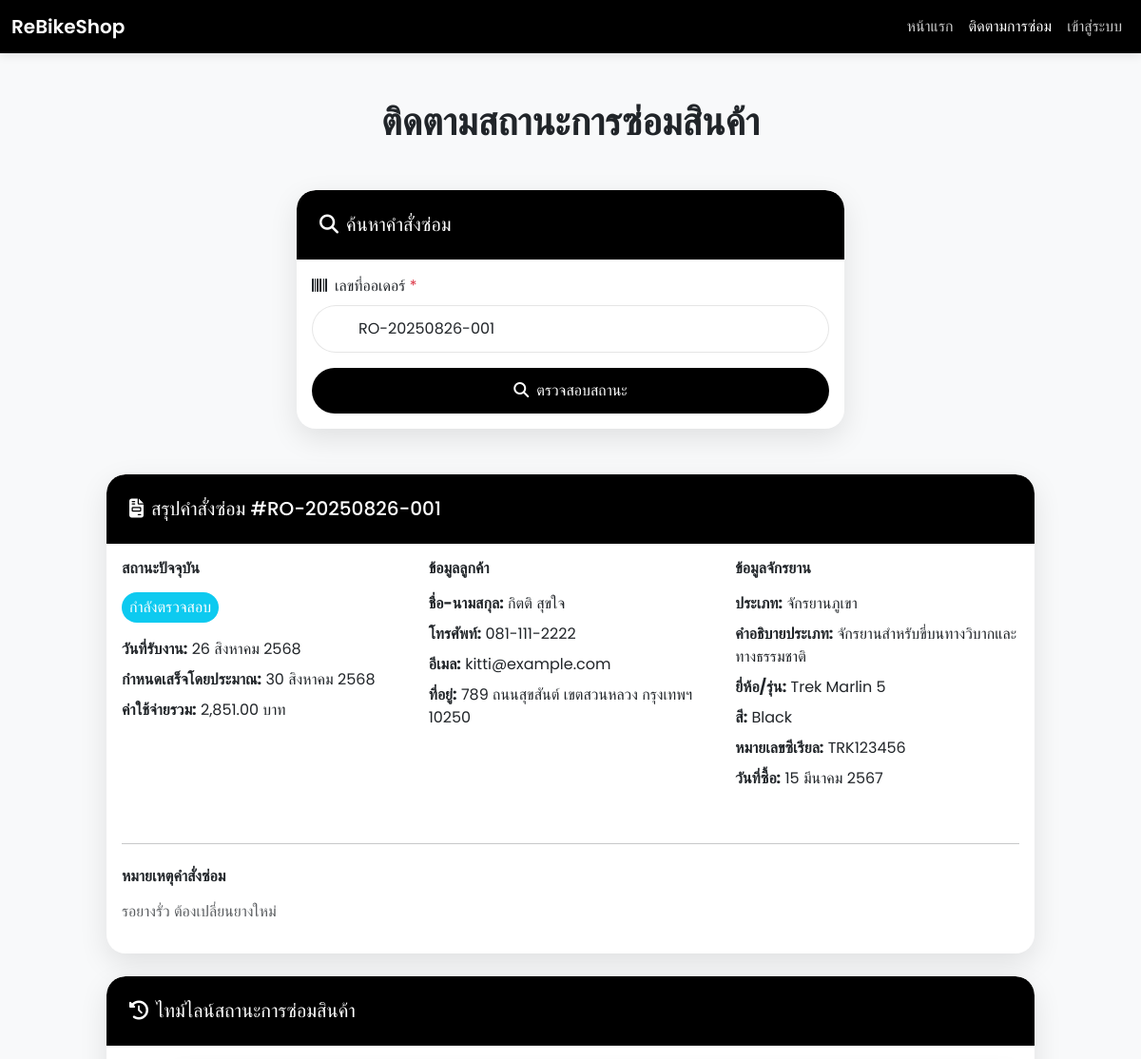
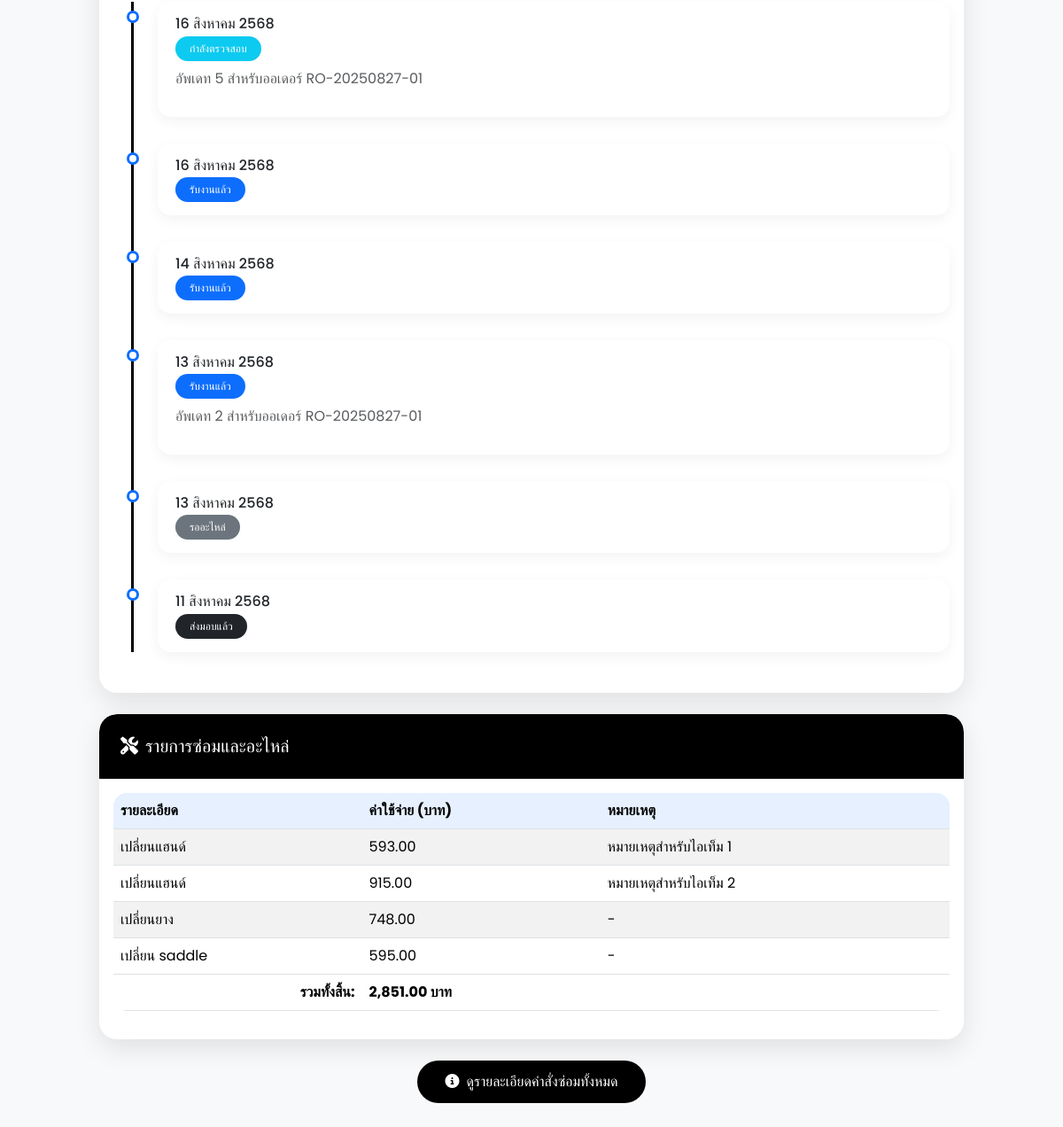
Page /customer/track.php?order_number=RO-20250826-001 (signed in) on the committed database (2 pictures, top to bottom).
### tables this page shows
CREATE TABLE `repair_orders` (
  `id` int(11) NOT NULL,
  `customer_id` int(11) NOT NULL,
  `bike_id` int(11) NOT NULL,
  `order_number` varchar(20) NOT NULL,
  `received_date` timestamp NOT NULL DEFAULT current_timestamp(),
  `estimated_completion` date DEFAULT NULL,
  `status` enum('received','diagnosing','repairing','waiting_parts','completed','delivered') DEFAULT 'received',
  `total_cost` decimal(10,2) DEFAULT NULL,
  `notes` text DEFAULT NULL,
  `created_at` timestamp NOT NULL DEFAULT current_timestamp(),
  `updated_at` timestamp NOT NULL DEFAULT current_timestamp() ON UPDATE current_timestamp(),
  `brand` varchar(100) NOT NULL,
  `model` varchar(100) DEFAULT NULL,
  `color` varchar(50) DEFAULT NULL,
  `name` varchar(255) NOT NULL DEFAULT ''
);

CREATE TABLE `status_updates` (
  `id` int(11) NOT NULL,
  `order_id` int(11) NOT NULL,
  `status` enum('received','diagnosing','repairing','waiting_parts','completed','delivered') NOT NULL,
  `update_time` timestamp NOT NULL DEFAULT current_timestamp(),
  `notes` text DEFAULT NULL
);

CREATE TABLE `customers` (
  `id` int(11) NOT NULL,
  `first_name` varchar(100) NOT NULL,
  `last_name` varchar(100) NOT NULL,
  `phone` varchar(20) NOT NULL,
  `email` varchar(100) DEFAULT NULL,
  `address` text DEFAULT NULL,
  `district` varchar(100) DEFAULT NULL,
  `province` varchar(100) DEFAULT NULL,
  `zip_code` varchar(10) DEFAULT NULL,
  `notes` text DEFAULT NULL,
  `created_at` timestamp NOT NULL DEFAULT current_timestamp(),
  `updated_at` timestamp NOT NULL DEFAULT current_timestamp() ON UPDATE current_timestamp()
);

CREATE TABLE `bike_types` (
  `id` int(11) NOT NULL,
  `name` varchar(100) NOT NULL,
  `description` text DEFAULT NULL
);

CREATE TABLE `bikes` (
  `id` int(11) NOT NULL,
  `customer_id` int(11) NOT NULL,
  `bike_type_id` int(11) DEFAULT NULL,
  `brand` varchar(100) NOT NULL,
  `model` varchar(100) DEFAULT NULL,
  `color` varchar(50) DEFAULT NULL,
  `serial_number` varchar(100) DEFAULT NULL,
  `purchase_date` date DEFAULT NULL,
  `created_at` timestamp NOT NULL DEFAULT current_timestamp()
);

CREATE TABLE `repair_items` (
  `id` int(11) NOT NULL,
  `order_id` int(11) NOT NULL,
  `description` text NOT NULL,
  `cost` decimal(10,2) NOT NULL,
  `notes` text DEFAULT NULL
);

### customer/track.php (the view, shortened to what the rows shown need)
<?php
require_once '../includes/db_connect.php';
require_once '../includes/functions.php';
$order = null;
$status_updates = [];
$repair_items = [];
$errors = [];
if ($_SERVER['REQUEST_METHOD'] === 'GET' && isset($_GET['order_number'])) {
    $order_number = trim($_GET['order_number']);
    if (empty($order_number)) {
        $errors[] = 'กรุณากรอกเลขที่ออเดอร์';
    } elseif (!preg_match('/^RO-(202[4-9][0-1][0-9][0-3][0-9])-([0-9]{3,})$/', $order_number)) {
        $errors[] = 'รูปแบบเลขที่ออเดอร์ไม่ถูกต้อง (ต้องเป็น RO-YYYYMMDD-NNN เช่น RO-20250826-001)';
    } else {
        try {
            $stmt = $pdo->prepare("
                SELECT ro.*, c.first_name, c.last_name, c.phone, c.email, c.address, c.district, c.province, c.zip_code, c.notes as customer_notes,
                       b.brand, b.model, b.color, b.serial_number, b.purchase_date, bt.name as bike_type, bt.description as bike_type_desc
                FROM repair_orders ro
                JOIN customers c ON ro.customer_id = c.id
                JOIN bikes b ON ro.bike_id = b.id
                LEFT JOIN bike_types bt ON b.bike_type_id = bt.id
                WHERE ro.order_number = :order_number
            ");
            $stmt->bindParam(':order_number', $order_number, PDO::PARAM_STR);
            $stmt->execute();
            $order = $stmt->fetch(PDO::FETCH_ASSOC);
            if (!$order) {
                $errors[] = 'ไม่พบคำสั่งซ่อมสำหรับเลขที่ออเดอร์นี้ กรุณาตรวจสอบเลขที่ออเดอร์หรือติดต่อร้านค้า';
            } else {
                $stmt_updates = $pdo->prepare("
                    SELECT su.*, ro.order_number
                    FROM status_updates su
                    JOIN repair_orders ro ON su.order_id = ro.id
                    WHERE su.order_id = :order_id
                    ORDER BY su.update_time DESC
                ");
                $stmt_updates->bindParam(':order_id', $order['id'], PDO::PARAM_INT);
                $stmt_updates->execute();
                $status_updates = $stmt_updates->fetchAll(PDO::FETCH_ASSOC);
                $stmt_items = $pdo->prepare("
                    SELECT ri.*
                    FROM repair_items ri
                    JOIN repair_orders ro ON ri.order_id = ro.id
                    WHERE ri.order_id = :order_id
                ");
                $stmt_items->bindParam(':order_id', $order['id'], PDO::PARAM_INT);
                $stmt_items->execute();
                $repair_items = $stmt_items->fetchAll(PDO::FETCH_ASSOC);
            }
        } catch (PDOException $e) {
            error_log("Database error: " . $e->getMessage());
            $errors[] = 'เกิดข้อผิดพลาดในการเชื่อมต่อฐานข้อมูล กรุณาลองใหม่ภายหลังหรือติดต่อร้านค้า';
        }
    }
}
if (!function_exists('getStatusColor')) {
    function getStatusColor($status) {
        $colors = [
            'received' => 'bg-primary',
            'diagnosing' => 'bg-info',
            'repairing' => 'bg-warning',
            'waiting_parts' => 'bg-secondary',
            'completed' => 'bg-success',
            'delivered' => 'bg-dark'
        ];
        return $colors[$status] ?? 'bg-secondary';
    }
}
?>
<!DOCTYPE html>
<html lang="th">
<head>
    <link href="https://cdn.jsdelivr.net/npm/bootstrap@5.3.3/dist/css/bootstrap.min.css" rel="stylesheet">
    <link href="https://cdnjs.cloudflare.com/ajax/libs/font-awesome/6.5.1/css/all.min.css" rel="stylesheet">
</head>
<body class="d-flex flex-column min-vh-100">
    <div class="container my-5 flex-grow-1">
        <h1 class="text-center mb-5 fw-bold">ติดตามสถานะการซ่อมสินค้า</h1>
        <?php if ($order): ?>
            <div class="row mt-5 justify-content-center">
                <div class="col-md-10">
                    <div class="card mb-4">
                        <div class="card-header">
                            <h5 class="mb-0"><i class="fas fa-file-invoice me-2"></i>สรุปคำสั่งซ่อม #<?php echo htmlspecialchars($order['order_number']); ?></h5>
                        </div>
                        <div class="card-body">
                            <div class="row">
                                <div class="col-md-4 mb-4">
                                    <h6 class="fw-bold mb-3">สถานะปัจจุบัน</h6>
                                    <span class="badge <?php echo getStatusColor($status_updates[0]['status'] ?? $order['status']); ?> p-2 fs-6">
                                        <?php echo getStatusThai($status_updates[0]['status'] ?? $order['status']); ?>
                                    </span>
                                    <p class="mt-3 mb-2"><strong>วันที่รับงาน:</strong> <?php echo thai_date($order['received_date'], 'full'); ?></p>
                                    <?php if ($order['estimated_completion'] && $order['estimated_completion'] !== '0000-00-00'): ?>
                                        <p class="mb-2"><strong>กำหนดเสร็จโดยประมาณ:</strong> <?php echo thai_date($order['estimated_completion']); ?></p>
                                    <?php endif; ?>
                                    <?php if ($order['total_cost'] !== null): ?>
                                        <p class="mb-2"><strong>ค่าใช้จ่ายรวม:</strong> <?php echo number_format($order['total_cost'], 2); ?> บาท</p>
                                    <?php else: ?>
                                        <p class="mb-2"><strong>ค่าใช้จ่ายรวม:</strong> รอการคำนวณ</p>
                                    <?php endif; ?>
                                </div>
                                <div class="col-md-4 mb-4">
                                    <h6 class="fw-bold mb-3">ข้อมูลลูกค้า</h6>
                                    <p class="mb-2"><strong>ชื่อ-นามสกุล:</strong> <?php echo htmlspecialchars($order['first_name'] . ' ' . $order['last_name']); ?></p>
                                    <p class="mb-2"><strong>โทรศัพท์:</strong> <?php echo htmlspecialchars($order['phone']); ?></p>
                                    <?php if (!empty($order['email'])): ?>
                                        <p class="mb-2"><strong>อีเมล:</strong> <?php echo htmlspecialchars($order['email']); ?></p>
                                    <?php endif; ?>
                                    <p class="mb-2"><strong>ที่อยู่:</strong> <?php echo htmlspecialchars(($order['address'] ?? '') . ' ' . ($order['district'] ?? '') . ' ' . ($order['province'] ?? '') . ' ' . ($order['zip_code'] ?? '')); ?></p>
                                </div>
                                <div class="col-md-4 mb-4">
                                    <h6 class="fw-bold mb-3">ข้อมูลจักรยาน</h6>
                                    <p class="mb-2"><strong>ประเภท:</strong> <?php echo htmlspecialchars($order['bike_type'] ?? '-'); ?></p>
                                    <p class="mb-2"><strong>คำอธิบายประเภท:</strong> <?php echo htmlspecialchars($order['bike_type_desc'] ?? '-'); ?></p>
                                    <p class="mb-2"><strong>ยี่ห้อ/รุ่น:</strong> <?php echo htmlspecialchars($order['brand'] . ' ' . ($order['model'] ?? '')); ?></p>
                                    <p class="mb-2"><strong>สี:</strong> <?php echo htmlspecialchars($order['color'] ?? '-'); ?></p>
                                    <?php if (!empty($order['serial_number'])): ?>
                                        <p class="mb-2"><strong>หมายเลขซีเรียล:</strong> <?php echo htmlspecialchars($order['serial_number']); ?></p>
                                    <?php endif; ?>
                                    <?php if (!empty($order['purchase_date'])): ?>
                                        <p class="mb-2"><strong>วันที่ซื้อ:</strong> <?php echo thai_date($order['purchase_date']); ?></p>
                                    <?php endif; ?>
                                </div>
                            </div>
                            <?php if (!empty($order['notes'])): ?>
                                <hr class="my-4">
                                <h6 class="fw-bold mb-3">หมายเหตุคำสั่งซ่อม</h6>
                                <p class="text-muted"><?php echo nl2br(htmlspecialchars($order['notes'])); ?></p>
                            <?php endif; ?>
                        </div>
                    </div>
                    <div class="card mb-4">
                        <div class="card-header">
                            <h5 class="mb-0"><i class="fas fa-history me-2"></i>ไทม์ไลน์สถานะการซ่อมสินค้า</h5>
                        </div>
                        <div class="card-body">
                            <ul class="timeline">
                                <?php if (!empty($status_updates)): ?>
                                    <?php foreach ($status_updates as $update): ?>
                                        <li class="timeline-item">
                                            <div class="timeline-content">
                                                <h6 class="mb-1"><?php echo thai_date($update['update_time'], 'full'); ?></h6>
                                                <span class="badge <?php echo getStatusColor($update['status']); ?>"><?php echo getStatusThai($update['status']); ?></span>
                                                <?php if (!empty($update['notes'])): ?>
                                                    <p class="mt-2 text-muted"><?php echo nl2br(htmlspecialchars($update['notes'])); ?></p>
                                                <?php endif; ?>
                                            </div>
                                        </li>
                                    <?php endforeach; ?>
                                <?php endif; ?>
                            </ul>
                        </div>
                    </div>
                    <div class="card mb-4">
                        <div class="card-header">
                            <h5 class="mb-0"><i class="fas fa-tools me-2"></i>รายการซ่อมและอะไหล่</h5>
                        </div>
                        <div class="card-body">
                            <div class="table-responsive">
                                <table class="table table-hover table-striped">
                                    <thead>
                                        <tr>
                                            <th>รายละเอียด</th>
                                            <th>ค่าใช้จ่าย (บาท)</th>
                                            <th>หมายเหตุ</th>
                                        </tr>
                                    </thead>
                                    <tbody>
                                        <?php if (!empty($repair_items)): ?>
                                            <?php foreach ($repair_items as $item): ?>
                                                <tr>
                                                    <td><?php echo nl2br(htmlspecialchars($item['description'])); ?></td>
                                                    <td><?php echo number_format($item['cost'], 2); ?></td>
                                                    <td><?php echo nl2br(htmlspecialchars($item['notes'] ?? '-')); ?></td>
                                                </tr>
                                            <?php endforeach; ?>
                                        <?php endif; ?>
                                    </tbody>
                                    <?php if (!empty($repair_items)): ?>
                                        <tfoot>
                                            <tr class="fw-bold">
                                                <td class="text-end">รวมทั้งสิ้น:</td>
                                                <td><?php echo number_format(array_sum(array_column($repair_items, 'cost')), 2); ?> บาท</td>
                                                <td></td>
                                            </tr>
                                        </tfoot>
                                    <?php endif; ?>
                                </table>
                            </div>
                        </div>
                    </div>
                    <div class="text-center">
                        <a href="view_order.php?order_id=<?php echo $order['id']; ?>" class="btn btn-primary"><i class="fas fa-info-circle me-2"></i>ดูรายละเอียดคำสั่งซ่อมทั้งหมด</a>
                    </div>
                </div>
            </div>
        <?php endif; ?>
    </div>
</body>
</html>

### rows in the picture
repair_orders: order_number "RO-20250826-001", received_date "26 สิงหาคม 2568", estimated_completion "30 สิงหาคม 2568", total_cost "2,851.00", customer.last_name "กิตติ สุขใจ", customer.phone "081-111-2222", customer.email "kitti@example.com", customer.zip_code "789 ถนนสุขสันต์ เขตสวนหลวง กรุงเทพฯ 10250", bike_types.name "จักรยานภูเขา", bike_types.description "จักรยานสำหรับขี่บนทางวิบากและทางธรรมชาติ", bike.model "Trek Marlin 5", bike.color "Black", bike.serial_number "TRK123456", bike.purchase_date "15 มีนาคม 2567", notes "รอยางรั่ว ต้องเปลี่ยนยางใหม่"
status_updates: status "กำลังตรวจสอบ", update_time "16 สิงหาคม 2568", notes "อัพเดท 5 สำหรับออเดอร์ RO-20250827-01"
status_updates: update_time "16 สิงหาคม 2568", status "รับงานแล้ว"
status_updates: update_time "14 สิงหาคม 2568", status "รับงานแล้ว"
status_updates: update_time "13 สิงหาคม 2568", status "รับงานแล้ว", notes "อัพเดท 2 สำหรับออเดอร์ RO-20250827-01"
status_updates: update_time "13 สิงหาคม 2568", status "รออะไหล่"
status_updates: update_time "11 สิงหาคม 2568", status "ส่งมอบแล้ว"
repair_items: description "เปลี่ยนแฮนด์", cost "593.00", notes "หมายเหตุสำหรับไอเท็ม 1"
repair_items: description "เปลี่ยนแฮนด์", cost "915.00", notes "หมายเหตุสำหรับไอเท็ม 2"
repair_items: description "เปลี่ยนยาง", cost "748.00", notes "-"
repair_items: description "เปลี่ยน saddle", cost "595.00", notes "-"

### other values in the picture
array_sum(array_column($repair_items, 'cost')) "2,851.00"
